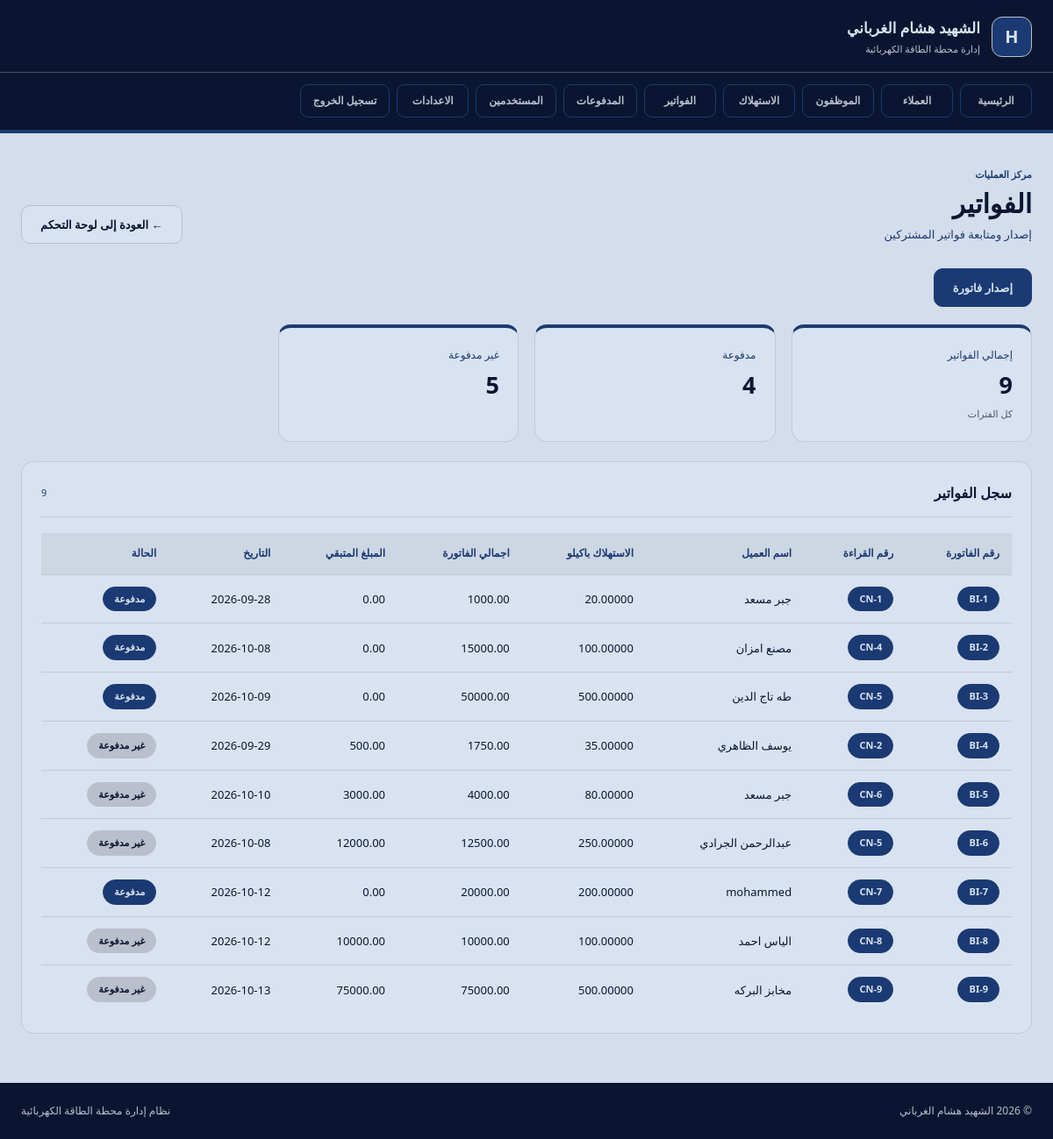
/invoices.php, run on the app's committed database.
### tables this page shows
CREATE TABLE `bills` (
  `bill_id` int(11) NOT NULL,
  `account_num` varchar(20) NOT NULL,
  `customer_id` int(11) NOT NULL,
  `consumption_id` int(11) NOT NULL,
  `amount` decimal(10,2) NOT NULL,
  `paid_amount` decimal(10,2) DEFAULT 0.00,
  `remaining_amount` decimal(10,2) NOT NULL,
  `status` varchar(20) DEFAULT 'Unpaid',
  `bill_date` date NOT NULL DEFAULT current_timestamp(),
  `period_start` date NOT NULL,
  `period_end` date NOT NULL
);

CREATE TABLE `consumption` (
  `consumption_id` int(11) NOT NULL,
  `account_number` varchar(100) NOT NULL,
  `customer_id` int(11) NOT NULL,
  `previous_reading` decimal(10,5) NOT NULL,
  `current_reading` decimal(10,5) NOT NULL,
  `consumption_value` decimal(10,5) NOT NULL,
  `statuss` varchar(10) NOT NULL,
  `reading_date` date NOT NULL DEFAULT current_timestamp()
);

CREATE TABLE `customers` (
  `customer_id` int(11) NOT NULL,
  `account_number` varchar(20) NOT NULL,
  `name` varchar(100) NOT NULL,
  `address` varchar(255) DEFAULT NULL,
  `customer_type` varchar(20) NOT NULL,
  `created_at` datetime DEFAULT current_timestamp(),
  `Phone` int(20) NOT NULL,
  `Address_details` varchar(200) DEFAULT NULL,
  `statuse` int(2) NOT NULL
);

### classes/clsDateBase.php (called while the page is built, shortened)
<?php
class Database
{
  private $conn="mysql:host=localhost;dbname=power_manager";
  private $user="root";
   private $pass="";
   private $pdo;
   public function __construct()
   {
      $this->pdo=new PDO($this->conn,$this->user,$this->pass);
   }
     public function SelectRowCount($Value):int
   {
          $ss="SELECT * FROM $Value";
          $q=$this->pdo->prepare($ss);
          $q->execute();
        return $q->rowcount();
   }
            public function GetBillsConsumptionWithCustomer():array
   {
          $ss="SELECT
    bills.*,
    bill_id,
    customers.account_number AS customer_account,
    customers.name,
    customers.statuse,
    consumption.account_number AS consumption_account,
    consumption.current_reading,
    consumption.consumption_value,
    consumption.reading_date
FROM bills
INNER JOIN customers
    ON bills.customer_id = customers.customer_id
INNER JOIN consumption
    ON bills.consumption_id = consumption.consumption_id;";
          $q=$this->pdo->prepare($ss);
          $q->execute();
        return $q->fetchall(PDO::FETCH_ASSOC);
   }
}

### invoices.php (the view)
<?php
include_once "header.php";
include_once "classes/clsDateBase.php";
?>
<body>
    <main class="page">
        <div class="wrap">
            <div class="page-header">
                <div>
                    <span class="eyebrow">مركز العمليات</span>
                    <h1>الفواتير</h1>
                    <p>إصدار ومتابعة فواتير المشتركين</p>
                </div>
                <a class="btn btn-back" href="dashboard.php">
                    ← العودة إلى لوحة التحكم
                </a>
            </div>
            <div class="tools">
                <a class="btn" href="issue-invoice.php">
                    إصدار فاتورة
                </a>
            </div>
            <div class="grid g4">
                <article class="stat">
                    <span>إجمالي الفواتير</span>
                     <b>
                         <?php
                       $db=new Database();
              echo $db->SelectRowCount('bills');
                        ?>
                    </b>
                    <small>كل الفترات</small>
                </article>
                <article class="stat">
                    <span>مدفوعة</span>
                     <b>
                         <?php
                       $db=new Database();
              $finsh=$db->GetTable('bills');
              $count=0;
               foreach($finsh as $row)
                {
                    if($row['status']==1)
                        {
                            $count++;
                        }
                }
                echo $count;
                        ?>
                    </b>
                </article>
                <article class="stat">
                    <span> غير مدفوعة</span>
                       <b>
                         <?php
                       $db=new Database();
              $finsh=$db->GetTable('bills');
              $count=0;
               foreach($finsh as $row)
                {
                    if($row['status']==0)
                        {
                            $count++;
                        }
                }
                echo $count;
                        ?>
                    </b>
                </article>
            </div>
            <section class="card mt">
                <div class="card-title">
                    <h2>سجل الفواتير</h2>
                    <span><?php
                       $db=new Database();
              echo $db->SelectRowCount('bills');
                        ?></span>
                </div>
                <div class="table-wrap">
                    <table>
                        <thead>
                            <tr>
                                <th>رقم الفاتورة</th>
                                <th>رقم القراءة</th>
                                <th>اسم العميل</th>
                                <th>  الاستهلاك باكيلو</th>
                                <th>اجمالي الفاتورة</th>
                                <th>المبلغ المتبقي</th>
                                <th>التاريخ</th>
                                <th>الحالة</th>
                            </tr>
                        </thead>
                        <tbody>
                         <?php
                        $db=new Database();
                      $Riding=$db->GetBillsConsumptionWithCustomer();
                       foreach($Riding as $row)
                        {
                             if($row["statuse"]==1)
                            {
                            echo "<tr>";
                         echo "<td><span class='badge badge-on'> ".$row["account_num"]." </span></td>";
                         echo "<td><span class='badge badge-on'> ".$row["consumption_account"]." </span></td>";
                         echo "<td>".$row["name"]."</td>";
                         echo "<td>".$row["consumption_value"]."</td>";
                                     echo "<td>".$row["amount"]."</td>";
                         echo "<td>".$row["remaining_amount"]."</td>";
                         echo "<td>".$row["period_end"]."</td>";
                           if($row["status"]==0)
                            {
                              echo "<td><span class='badge badge-off'>غير مدفوعة</span> </td>";
                            }
                         elseif($row["status"]==1)
                            {
                                echo "<td><span class='badge badge-on'>مدفوعة</span> </td>";
                            }
                            echo "</tr>";
                            }
                        }
                        ?>
                        </tbody>
                    </table>
                </div>
            </section>
        </div>
    </main>
<?php
include_once "footer.php";
?>
</body>
</html>

### style.css (style rules this page uses)
:root { --light:#D8E2F0; --blue:#1B3A73; --navy:#0A1631; --gray:#B9BFCB; --surface:color-mix(in srgb,var(--light) 86%,var(--gray)); --line:color-mix(in srgb,var(--gray) 72%,var(--light)); --radius:14px; --pad:22px; --font:"IBM Plex Sans Arabic","Segoe UI",system-ui,sans-serif; }
* { margin:0;padding:0;box-sizing:border-box }
html { scroll-behavior:smooth }
body { min-height:100vh;font-family:var(--font);background:var(--surface); color:var(--navy);line-height:1.7;-webkit-font-smoothing:antialiased; }
a { text-decoration:none;color:inherit }
table { border-collapse:collapse;width:100% }
.wrap { width:min(100% - 48px,1240px);margin-inline:auto }
.page { padding:38px 0 56px }
.page-header { display:flex;align-items:flex-end;justify-content:space-between; gap:22px;flex-wrap:wrap;margin-bottom:28px; }
.eyebrow,.aside-kicker { display:block;color:var(--blue);font-size:11px;font-weight:700;margin-bottom:3px }
.page-header h1 { font-size:30px;font-weight:700;letter-spacing:0;line-height:1.35 }
.page-header p { color:var(--blue);font-size:13px;margin-top:4px }
.btn { display:inline-flex;align-items:center;justify-content:center;min-height:44px;padding:10px 21px; border-radius:10px;font-size:13px;font-weight:700;border:1px solid var(--blue); background:var(--blue);color:var(--light);cursor:pointer;transition:background-color .2s ease,color .2s ease; }
.btn-back { background:var(--light);border-color:var(--gray);color:var(--navy) }
.card,.stat { background:var(--light);border:1px solid var(--line);border-radius:var(--radius); }
.card { padding:var(--pad) }
.card-title { display:flex;align-items:center;justify-content:space-between;gap:16px;margin-bottom:18px;padding-bottom:13px;border-bottom:1px solid var(--line) }
.card-title h2,.card-title { font-size:16px;font-weight:700 }
.card-title span { color:var(--blue);font-size:11px;font-weight:500 }
.grid { display:grid;gap:18px }
.g4 { grid-template-columns:repeat(4,minmax(0,1fr)) }
.mt { margin-top:22px }
.stat { position:relative;overflow:hidden;min-height:132px;padding:21px;border-top:4px solid var(--blue) }
.stat span { display:block;font-size:12px;color:var(--blue) }
.stat b { display:block;font-size:27px;font-weight:700;margin-top:6px;line-height:1.25 }
.stat small { display:block;color:color-mix(in srgb,var(--navy) 62%,var(--gray));font-size:11px;margin-top:8px }
.table-wrap { overflow-x:auto }
th,td { text-align:right;padding:13px 14px;font-size:13px;border-bottom:1px solid var(--line);white-space:nowrap }
th { background:color-mix(in srgb,var(--gray) 35%,var(--light));color:var(--blue);font-weight:700;font-size:12px }
tbody tr:last-child td { border-bottom:0 }
.badge { display:inline-block;padding:4px 12px;border-radius:999px;font-size:11px;font-weight:700;border:1px solid var(--gray);color:var(--blue) }
.badge-on { background:var(--blue);color:var(--light);border-color:var(--blue) }
.badge-off { background:var(--gray);color:var(--navy) }
.tools { display:flex;align-items:center;gap:10px;flex-wrap:wrap;margin-bottom:20px }

### data on the page
bills: account_num "BI-1", consumption.account_number "CN-1", customer.name "جبر مسعد", consumption.consumption_value "20.00000", amount "1000.00", remaining_amount "0.00", period_end "2026-09-28", status "مدفوعة"
bills: account_num "BI-2", consumption.account_number "CN-4", customer.name "مصنع امزان", consumption.consumption_value "100.00000", amount "15000.00", remaining_amount "0.00", period_end "2026-10-08", status "مدفوعة"
bills: account_num "BI-3", consumption.account_number "CN-5", customer.name "طه تاج الدين", consumption.consumption_value "500.00000", amount "50000.00", remaining_amount "0.00", period_end "2026-10-09", status "مدفوعة"
bills: account_num "BI-4", consumption.account_number "CN-2", customer.name "يوسف الظاهري", consumption.consumption_value "35.00000", amount "1750.00", remaining_amount "500.00", period_end "2026-09-29", status "غير مدفوعة"
bills: account_num "BI-5", consumption.account_number "CN-6", customer.name "جبر مسعد", consumption.consumption_value "80.00000", amount "4000.00", remaining_amount "3000.00", period_end "2026-10-10", status "غير مدفوعة"
bills: account_num "BI-6", consumption.account_number "CN-5", customer.name "عبدالرحمن الجرادي", consumption.consumption_value "250.00000", amount "12500.00", remaining_amount "12000.00", period_end "2026-10-08", status "غير مدفوعة"
bills: account_num "BI-7", consumption.account_number "CN-7", customer.name "mohammed", consumption.consumption_value "200.00000", amount "20000.00", remaining_amount "0.00", period_end "2026-10-12", status "مدفوعة"
bills: account_num "BI-8", consumption.account_number "CN-8", customer.name "الياس احمد", consumption.consumption_value "100.00000", amount "10000.00", remaining_amount "10000.00", period_end "2026-10-12", status "غير مدفوعة"
bills: account_num "BI-9", consumption.account_number "CN-9", customer.name "مخابز البركه", consumption.consumption_value "500.00000", amount "75000.00", remaining_amount "75000.00", period_end "2026-10-13", status "غير مدفوعة"

### other printed values
$db->SelectRowCount('bills') "9"
$count "4"
$count "5"
